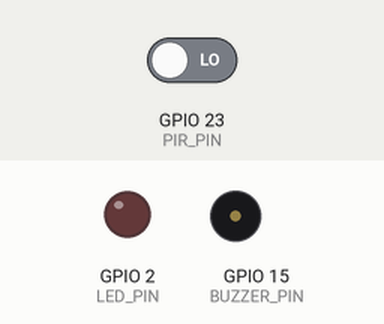
A sketch run on a simulated ESP32. On the bench: output pins drawn as LEDs (lit = HIGH), buzzer (waves = sounding). The inputs (shaded band) are chosen by the test bench; at power-on: GPIO 23 (PIR_PIN) LOW. WiFi joins after 1.5 s; servers stay silent unless stated; no MQTT or app messages arrive unless stated; what the sketch prints to the serial monitor is not drawn.

Above: at 2.7 s.
2.8 s: GPIO 23 (PIR_PIN) driven HIGH
At 4.2 s:
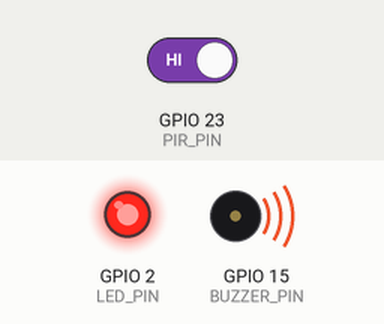
Timing chart, 0 to 9.5 s (numbered marks = the images above; inputs shaded):
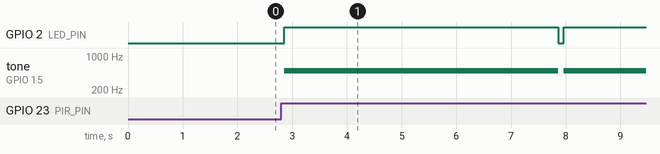

Measured:
- after the input at 2.8 s, GPIO 2 (LED_PIN): LOW → HIGH after 0.06 s, → LOW 5.0 s later, → HIGH 0.10 s later; tone on GPIO 15 (BUZZER_PIN): silent → 500 Hz after 0.06 s, → silent 5.0 s later, → 500 Hz 0.10 s later

The sketch:

sketch.ino
```cpp
#include <WiFi.h>
#include <WiFiClientSecure.h>
#include <PubSubClient.h>
// ======== THÔNG TIN KẾT NỐI HIVEMQ========
// Cấu hình Wi-Fi Wokwi
const char* ssid = "Wokwi-GUEST";
const char* password = "";
// Cấu hình MQTT từ HiveMQ Cloud
const char* mqtt_server = "1166ccb0936d4acdb272601eeee9919d.s1.eu.hivemq.cloud";
const int mqtt_port = 8883;
// TÀI KHOẢN ĐĂNG NHẬP HIVEMQ
const char* mqtt_username = "DungNguyen";
const char* mqtt_password = "Anhdung123";
const char* mqtt_topic_pub = "esp32/motion/status";
// Định nghĩa Hardware và Biến
#define PIR_PIN 23
#define LED_PIN 2
#define BUZZER_PIN 15
unsigned long lastMotionTime = 0;
const int TIMEOUT = 5000; // 5 giây
bool motionDetected = false;
// Khởi tạo Client
WiFiClientSecure espClient;
PubSubClient client(espClient);
// Khai báo hàm
void connectWiFi();
void reconnectMQTT();
void connectWiFi() {
  Serial.print("Connecting to WiFi...");
  WiFi.begin(ssid, password);
  while (WiFi.status() != WL_CONNECTED) {
    delay(500);
    Serial.print(".");
  }
  Serial.println("\nWiFi connected");
}
void reconnectMQTT() {
  while (!client.connected()) {
    Serial.print("Attempting MQTT connection...");
    // Thử kết nối với Username và Password
    if (client.connect("ESP32WokwiClient", mqtt_username, mqtt_password)) {
      Serial.println("connected!");
    } else {
      Serial.print("failed, rc=");
      Serial.print(client.state());
      Serial.println(" Try again in 2 seconds");
      delay(2000);
    }
  }
}
void setup() {
  Serial.begin(115200);

  pinMode(PIR_PIN, INPUT);
  pinMode(LED_PIN, OUTPUT);
  pinMode(BUZZER_PIN, OUTPUT);
  digitalWrite(LED_PIN, LOW);
  digitalWrite(BUZZER_PIN, LOW);
  // 1. Kết nối Wi-Fi
  connectWiFi();
  // 2. Thiết lập MQTT (setInsecure() cho phép dùng cổng 8883 dễ dàng trên Wokwi)
  espClient.setInsecure();
  client.setServer(mqtt_server, mqtt_port);
  Serial.println("Khởi động mô phỏng PIR...");
}
void loop() {
  // Đảm bảo kết nối MQTT và xử lý các tác vụ định kỳ
  if (!client.connected()) {
    reconnectMQTT();
  }
  client.loop();

  int motion = digitalRead(PIR_PIN);

  if (motion == HIGH) {
    if (!motionDetected) {
      motionDetected = true;
      digitalWrite(LED_PIN, HIGH);
      tone(BUZZER_PIN, 500);
      // PUBLISH: PHÁT HIỆN CHUYỂN ĐỘNG
      client.publish(mqtt_topic_pub, "MOTION_DETECTED_TRUE");

      Serial.println("Phát hiện chuyển động!");
      lastMotionTime = millis();
    }
  }
  // Tắt LED + buzzer sau timeout
  if (motionDetected && (millis() - lastMotionTime > TIMEOUT)) {
    motionDetected = false;
    digitalWrite(LED_PIN, LOW);
    noTone(BUZZER_PIN);
    // PUBLISH: KẾT THÚC CHUYỂN ĐỘNG
    client.publish(mqtt_topic_pub, "MOTION_DETECTED_FALSE");
    Serial.println("Không phát hiện chuyển động.");
  }
  delay(100);
}
```
